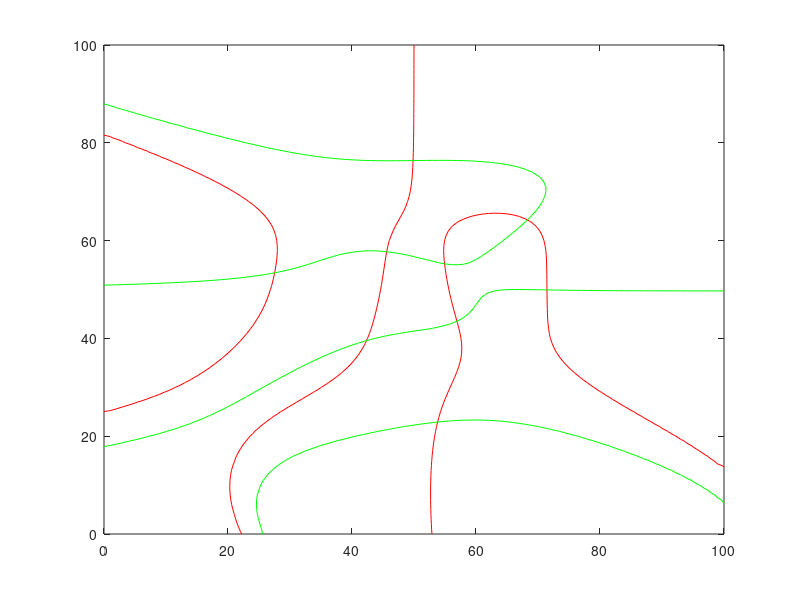
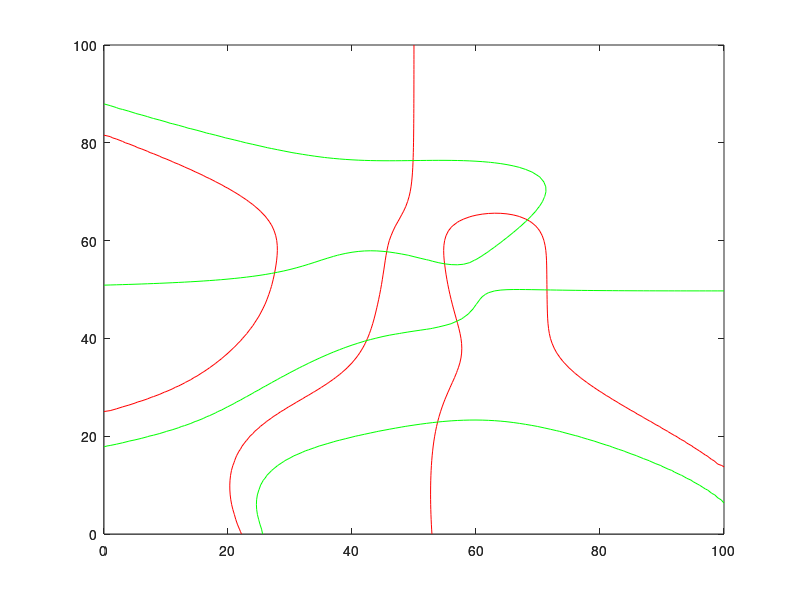

The MATLAB source for these figures, in order:
function findextrema

% create array with maxima and minima
p = peaks(101);
x = 0:100; % x values
y = 0:100; % y values

% compute derivatives in x- and y-directions
[dp_dx,dp_dy] = gradient(p,x,y);

% compute second derivatives
[d2p_dx2,d2p_dy_dx] = gradient(dp_dx,x,y);
[d2p_dx_dy,d2p_dy2] = gradient(dp_dy,x,y);

% plot contour lines where the first derivatives are zero
cx = contour(x,y,dp_dx,[0 0],'r');
hold on
cy = contour(x,y,dp_dy,[0 0],'g');

% Wherever the red and green lines cross is a point where the derivatives
% are both zero and hence either a local extremum or a saddle point. To
% determine which, check the second derivatives at those intersections-- if
% d2p_dx2 and d2p_dy2 are the same sign and positive then you have a
% minimum, if they are the same sign and negative then you are at a minimum
% and if they have different signs then you are at a saddle point.

flag = zeros(101,101);
flag(d2p_dx2 > 0 & d2p_dy2 > 0) = 1; % minima
flag(sign(d2p_dx2) ~= sign(d2p_dy2)) = 2; % saddle
flag(d2p_dx2 < 0 & d2p_dy2 < 0) = 3; % maxima

% Let's plot those regions using yellow for maxima, gray for saddle points
% and cyan for minima and then overlay the contour lines from the first
% figure
figure
map = [0 1 1;0.5 0.5 0.5;1 1 0];
surf(x,y,flag)
colormap(map)
shading flat
view(2)
axes
contour(x,y,dp_dx,[0 0],'r')
hold on
contour(x,y,dp_dy,[0 0],'g')